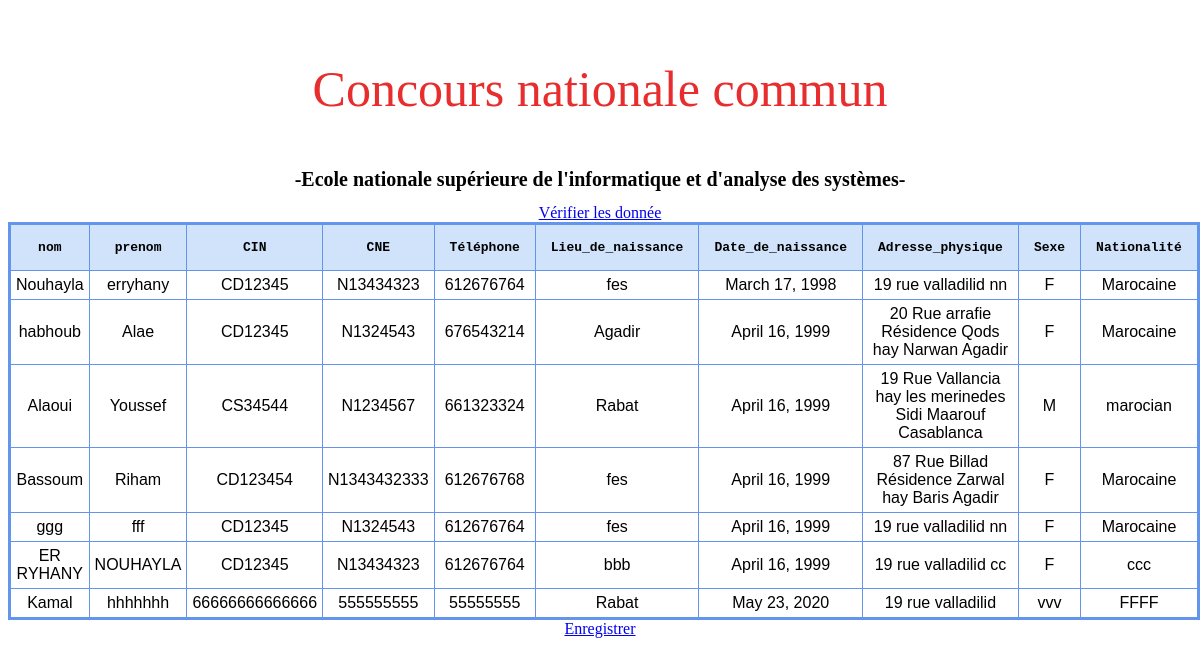
Page /fiches/ (signed in) on the committed database.
### personal/models.py (models this page shows, shortened)
class Fiche_de_condidature (models.Model):
    nom = models.CharField(max_length = 140 , default='')
    prenom = models.CharField(max_length = 140 , default='')
    CIN = models.CharField(max_length = 140 , default='')
    CNE = models.CharField(max_length = 140 , default='')
    Téléphone = models.IntegerField(default='')
    Lieu_de_naissance = models.CharField(max_length = 140 , default='')
    Date_de_naissance = models.DateField()
    Adresse_physique = models.CharField(max_length = 140 , default='')
    Sexe = models.CharField(max_length = 140 , default='')
    Nationalité = models.CharField(max_length = 140 , default='')
    pdf = models.FileField(upload_to='fiches/pdfs/')

### personal/views.py (the view)
# urls.py: url(r'^fiches/$', views.ficheList, name='ficheList'),
@user_passes_test(lambda u: u.is_superuser)
def ficheList(request):
    fiches = Fiche_de_condidature.objects.all()
    return render(request, 'personal/fiches.html' , {
        'fiches' : fiches
    })

### personal/templates/personal/fiches.html (shortened to what this page needs)
<head>
  {% load staticfiles %}
  <link rel="stylesheet" href="{% static 'personal/css/fiches.css' %}" type = "text/css"/>
</head>
<body>
{% block content %}
<div class="headerr">
      <p>Concours nationale commun </p>
      <h1> -Ecole nationale supérieure de l'informatique et d'analyse des systèmes- </h1>
      <a href="/homee" class="button" >Vérifier les donnée </a>
 <table class="table mb-0">
    <thead>
      <tr>
      <th>nom</th>
        <th>prenom</th>
        <th>CIN</th>
        <th>CNE</th>
        <th>Téléphone</th>
        <th>Lieu_de_naissance</th>
        <th>Date_de_naissance</th>
        <th>Adresse_physique</th>
        <th>Sexe</th>
        <th>Nationalité</th>
      </tr>
    </thead>
    <tbody>
      {% for fiche in fiches %}
        <tr>
          <td>{{ fiche.nom }}</td>
          <td>{{ fiche.prenom }}</td>
          <td>{{ fiche.CIN }}</td>
          <td>{{ fiche.CNE }}</td>
          <td>{{ fiche.Téléphone }}</td>
          <td>{{ fiche.Lieu_de_naissance }}</td>
          <td>{{ fiche.Date_de_naissance }}</td>
          <td>{{ fiche.Adresse_physique }}</td>
          <td>{{ fiche.Sexe }}</td>
          <td>{{ fiche.Nationalité }}</td>
        </tr>
      {% endfor %}
    </tbody>
  </table>
  <a href="/export" class="button" >Enregistrer </a>
</div>
{% endblock %}

### personal/static/personal/css/fiches.css (style rules this page uses)
table { border: medium solid #6495ed; border-collapse: collapse; width: 30%; }
th { font-family: monospace; border: thin solid #6495ed; width: 30px; padding: 15px; background-color: #D0E3FA; background-image: url(sky.jpg); }
td { font-family: sans-serif; border: thin solid #6495ed; width: 30px; padding: 5px; text-align: center; background-color: #ffffff; }
.headerr { text-align: center; color: #fff; size : 20px; margin-top: 60px; }
.headerr p { font-size: 50px; color : #e72d2d; }
.headerr h1 { font-size: 20px; color : black; }

### rows in the picture
Fiche_de_condidature: nom "Nouhayla", prenom "erryhany", CIN "CD12345", CNE "N13434323", Téléphone "612676764", Lieu_de_naissance "fes", Date_de_naissance "March 17, 1998", Adresse_physique "19 rue valladilid nn", Sexe "F", Nationalité "Marocaine"
Fiche_de_condidature: nom "habhoub", prenom "Alae", CIN "CD12345", CNE "N1324543", Téléphone "676543214", Lieu_de_naissance "Agadir", Date_de_naissance "April 16, 1999", Adresse_physique "20 Rue arrafie Résidence Qods hay Narwan Agadir", Sexe "F", Nationalité "Marocaine"
Fiche_de_condidature: nom "Alaoui", prenom "Youssef", CIN "CS34544", CNE "N1234567", Téléphone "661323324", Lieu_de_naissance "Rabat", Date_de_naissance "April 16, 1999", Adresse_physique "19 Rue Vallancia hay les merinedes Sidi Maarouf Casablanca", Sexe "M", Nationalité "marocian"
Fiche_de_condidature: nom "Bassoum", prenom "Riham", CIN "CD123454", CNE "N1343432333", Téléphone "612676768", Lieu_de_naissance "fes", Date_de_naissance "April 16, 1999", Adresse_physique "87 Rue Billad Résidence Zarwal hay Baris Agadir", Sexe "F", Nationalité "Marocaine"
Fiche_de_condidature: nom "ggg", prenom "fff", CIN "CD12345", CNE "N1324543", Téléphone "612676764", Lieu_de_naissance "fes", Date_de_naissance "April 16, 1999", Adresse_physique "19 rue valladilid nn", Sexe "F", Nationalité "Marocaine"
Fiche_de_condidature: nom "ER RYHANY", prenom "NOUHAYLA", CIN "CD12345", CNE "N13434323", Téléphone "612676764", Lieu_de_naissance "bbb", Date_de_naissance "April 16, 1999", Adresse_physique "19 rue valladilid cc", Sexe "F", Nationalité "ccc"
Fiche_de_condidature: nom "Kamal", prenom "hhhhhhh", CIN "66666666666666", CNE "555555555", Téléphone "55555555", Lieu_de_naissance "Rabat", Date_de_naissance "May 23, 2020", Adresse_physique "19 rue valladilid", Sexe "vvv", Nationalité "FFFF"
